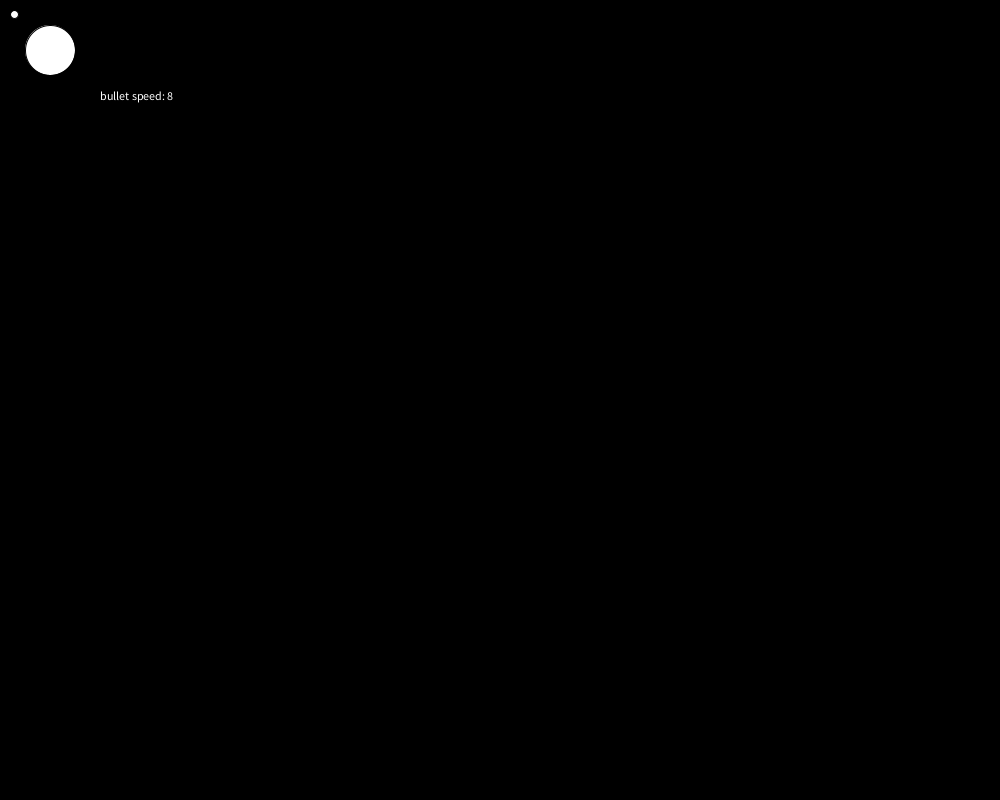
Frame 1 (no input)
Frame 60 (the mouse pressed at the canvas centre just before this capture): identical to frame 1, image omitted
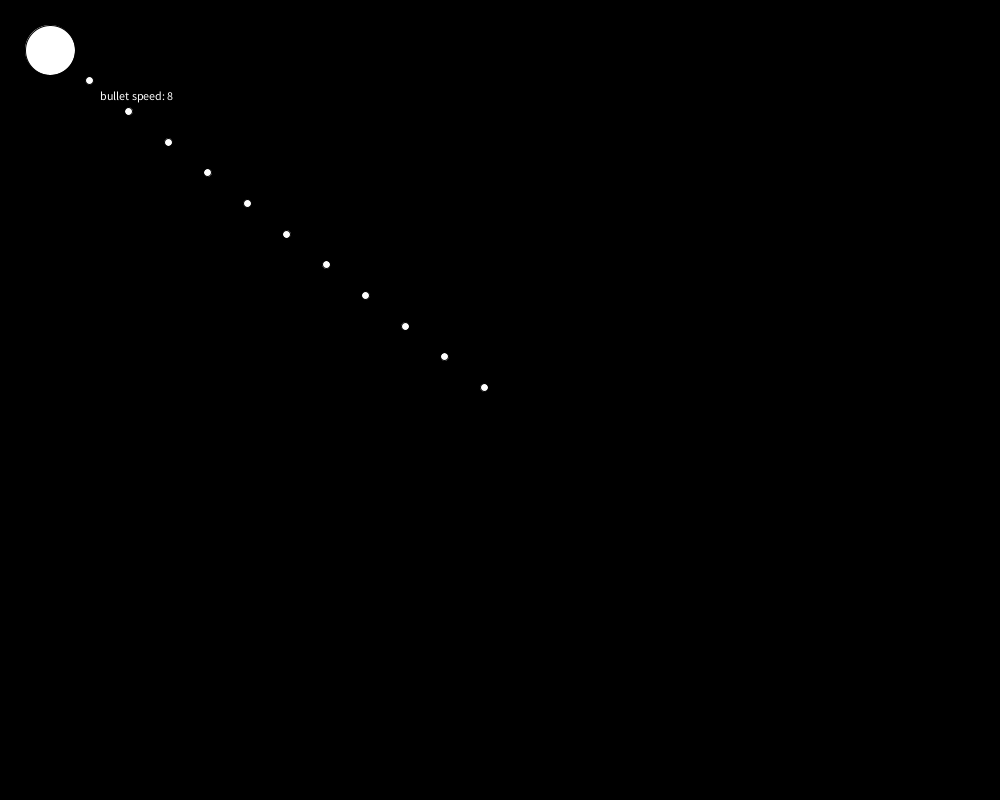
Frame 120 (the mouse held since frame 60 and released just before this capture)

The Processing sketch that drew these frames (run headless with seeded random() and noise(); from frame 60 on, the mouse is pressed at the canvas centre):

// Processing sketch: Final
// ── Final.pde

Player p;

void setup() {
  ellipseMode(CENTER);
  size(1000, 800);
  p = new Player(50, 50);
}

void draw() {
  background(0);
  
  p.draw();
}

void mousePressed() {
  if (mouseButton == LEFT) {
    p.shootProjectile();
  }
}

void keyPressed() {
  println(keyCode);
  if (keyCode == 87) p.movement[0] = true;
  else if (keyCode == 82) p.movement[1] = true;
  else if (keyCode == 65) p.movement[2] = true;
  else if (keyCode == 83) p.movement[3] = true;
  
  if (keyCode == 32) p.forcefield();
}

void keyReleased() {
  if (keyCode == 87) p.movement[0] = false;
  else if (keyCode == 82) p.movement[1] = false;
  else if (keyCode == 65) p.movement[2] = false;
  else if (keyCode == 83) p.movement[3] = false;
}

void mouseWheel(MouseEvent event) {
  if (event.getCount() > 0) {
    if (p.bulletSpeed == 3) return;
    p.bulletSpeed--;
  }
  else {
    if (p.bulletSpeed == 15) return;
    p.bulletSpeed++;
  }
}

// ── Player.pde
public class Player {
  float x, y;
  boolean[] movement = {false, false, false, false};
  int bulletSpeed = 8;
  
  
  ArrayList<Projectile> projectiles = new ArrayList();
  
  Player(int x, int y) {
    this.x = x;
    this.y = y;
  }
  
  public void draw() {
    ellipse(x, y, 50, 50);
    
    move();
    
    drawProjectileLine(mouseX, mouseY, x, y);
    
    text("bullet speed: " + bulletSpeed, 100, 100);
    
    for (Projectile p : projectiles) {
      p.draw();
    }
  }
  
  
  public void move() {
    if (movement[0]) y -= 5;
    if (movement[1]) y += 5;
    if (movement[2]) x -= 5;
    if (movement[3]) x += 5;
  }
  
  public void drawProjectileLine(float x1, float y1, float x2, float y2) {
    
    float xDist = x1 - x2;
    float yDist = y1 - y2;
    
    float numCircles = dist(x1, y1, x2, y2) / 50;
    
    for (int i = 1; i < numCircles; i++) {
      ellipse(x2 + (xDist * i / numCircles), y2 + (yDist * i / numCircles), 8, 8);
    }
  }
  
  public void shootProjectile() {
    Projectile proj = new Projectile(x, y, bulletSpeed, -1);
    
    projectiles.add(proj);
  }
  
  public void forcefield() {
    for (int i = 0; i < 360; i += 10) {
      Projectile proj = new Projectile(x, y, i);
      projectiles.add(proj);
    }
  }
}

// ── Projectile.pde
public class Projectile {
  float x, y, dx, dy;
  
  int despawnTime;
  
  Projectile(float x, float y, int bulletSpeed, int despawnTime) {
    float xDist = mouseX - x;
    float yDist = mouseY - y;
    
    float angle = atan2(yDist, xDist);
    
    this.x = x;
    this.y = y;
    
    this.dx = bulletSpeed * cos(angle);
    this.dy = bulletSpeed * sin(angle);
    
    this.despawnTime = despawnTime;
  }
  
  Projectile(float x, float y, int angle) {
    this.x = x;
    this.y = y;
    
    this.dx = 5 * cos(radians(angle));
    this.dy = 5 * sin(radians(angle));
    
    this.despawnTime = 15;
  }
  
  public void draw() {
    
    if (despawnTime == 0) return;
    if (despawnTime != -1) despawnTime--;
    ellipse(x, y, 10, 10);
    
    x += dx;
    y += dy;
  }
}
